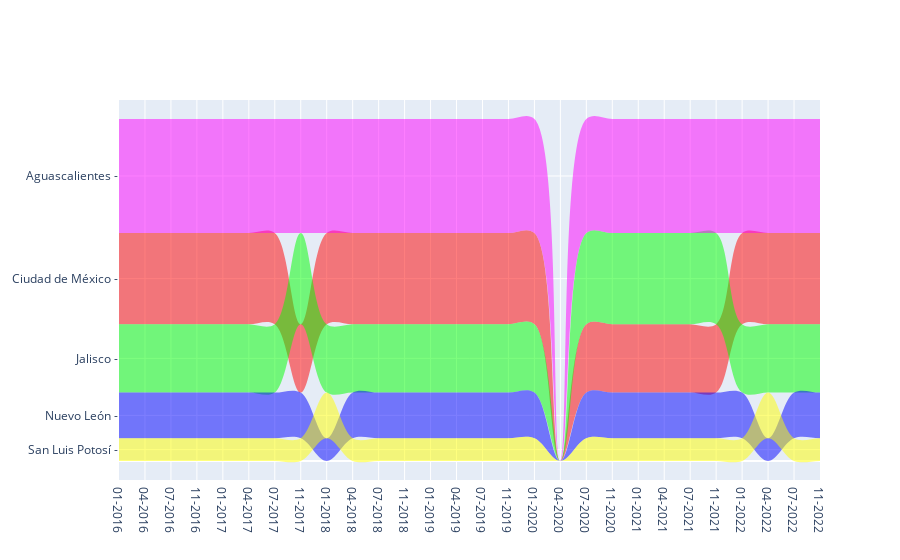

The code cell stored with this chart in its notebook:
### Markdown cell above
#### Graph Generator

### Code cell
def ribbon_chart(df, start_year=2005, end_year=2023, states=None, quarterly=False):
    """THIS FUNCTION RETURNS A PLOTLY RIBBON CHART WITH THE RANKINGS OF LABOR PPOVERTY IN MEXICO
    (1ST PLACE HAS HIGHEST POVERTY RATE) BASED ON THE FOLLOWING CUSTOM PARAMETERS:
    YEAR RANGE (START, END), PERIODICITY (QUARTERLY, YEARLY), AND STATES (LIST).
    """
    if states:
        state_cols = [j for j in df.columns.values for i in states if i.lower() in j.lower()]
        if "cdmx" in [i.lower() for i in states]:
            state_cols.append("Ciudad de México")
        df = df[state_cols]
    
    yearly_df = df_ranker(df, start_year, end_year, quarterly) # Creates year-over rankings DF
    df_limits = ribbon_limit_maker(yearly_df, start_year, end_year, quarterly) # Creates ribbon limits DF
    
    #Sets ribbon order
    x = (np.arange(yearly_df.shape[1]-1)+1).tolist()
    x_rev = x[::-1]

    fig = go.Figure()
    starting_mid = [] # Stores ribbons' mid values
    for i, state in enumerate(yearly_df.state): # Generates a ribbon for each state
        upper_col, lower_col, mid = getupperlower(df_limits, state)
        y_upper = upper_col
        y_lower = lower_col
        y_lower = y_lower[::-1]
        starting_mid.append(mid)
        fig.add_trace(go.Scatter(
            x=x+[x[-1]+1, x[-1]+1]+x_rev,
            y=y_upper+[y_upper[-1], y_lower[0]]+y_lower,
            fill='toself',
            fillcolor=color_codes[i],
            opacity=0.5,
            line_color='rgba(255,255,255,0)',
            showlegend=False,
            name=state,
            line_shape='spline'
        ))
    starting_mid.sort(reverse=True)
    end = end_year - 2005 + 1
    fig.update_yaxes( # Sets graph's Y ticks
                showticklabels=True,
                ticktext = [f"{i} -" for i in yearly_df["state"]],
                tickvals = starting_mid
                )
    fig.update_xaxes( # Sets graph's X ticks
                range=[1, len(yearly_df.columns) - 1],
                tickmode = 'array',
                showticklabels=True,
                ticktext = yearly_df.iloc[:,1:].columns.values if quarterly else [j for j in range(start_year, end_year + 1)],
                tickvals = [k for k in range(1, len(yearly_df.iloc[:,1:].columns.values) + 1)]if quarterly else [k for k in range(1, end)])
    fig.show()

# Uncomment to test
# ribbon_chart(df, start_year=2016, end_year=2022, quarterly=True, states=["cdmx", "nuevo león", "jalisco", "aguascalientes", "san luis"])

### Figure 1 — Plotly figure (JSON) as saved in the notebook; plotly's stock layout.template omitted (floating-point values rounded to 4 significant figures)
{"data": [{"fill": "toself", "fillcolor": "rgba(255, 0, 0, 128)", "line": {"color": "rgba(255,255,255,0)", "shape": "spline"}, "name": "Aguascalientes", "opacity": 0.5, "showlegend": false, "type": "scatter", "x": [1, 2, 3, 4, 5, 6, 7, 8, 9, 10, 11, 12, 13, 14, 15, 16, 17, 18, 19, 20, 21, 22, 23, 24, 25, 26, 27, 28, 29, 29, 28, 27, 26, 25, 24, 23, 22, 21, 20, 19, 18, 17, 16, 15, 14, 13, 12, 11, 10, 9, 8, 7, 6, 5, 4, 3, 2, 1], "y": [10, 10, 10, 10, 10, 10, 10, 6, 10, 10, 10, 10, 10, 10, 10, 10, 10, 0, 6, 6, 6, 6, 6, 6, 10, 10, 10, 10, 10, 6, 6, 6, 6, 6, 3, 3, 3, 3, 3, 3, 0, 6, 6, 6, 6, 6, 6, 6, 6, 6, 3, 6, 6, 6, 6, 6, 6, 6]}, {"fill": "toself", "fillcolor": "rgba(0, 255, 0, 128)", "line": {"color": "rgba(255,255,255,0)", "shape": "spline"}, "name": "Ciudad de México", "opacity": 0.5, "showlegend": false, "type": "scatter", "x": [1, 2, 3, 4, 5, 6, 7, 8, 9, 10, 11, 12, 13, 14, 15, 16, 17, 18, 19, 20, 21, 22, 23, 24, 25, 26, 27, 28, 29, 29, 28, 27, 26, 25, 24, 23, 22, 21, 20, 19, 18, 17, 16, 15, 14, 13, 12, 11, 10, 9, 8, 7, 6, 5, 4, 3, 2, 1], "y": [6, 6, 6, 6, 6, 6, 6, 10, 6, 6, 6, 6, 6, 6, 6, 6, 6, 0, 10, 10, 10, 10, 10, 10, 6, 6, 6, 6, 6, 3, 3, 3, 3, 3, 6, 6, 6, 6, 6, 6, 0, 3, 3, 3, 3, 3, 3, 3, 3, 3, 6, 3, 3, 3, 3, 3, 3, 3]}, {"fill": "toself", "fillcolor": "rgba(0, 0, 255, 128)", "line": {"color": "rgba(255,255,255,0)", "shape": "spline"}, "name": "Jalisco", "opacity": 0.5, "showlegend": false, "type": "scatter", "x": [1, 2, 3, 4, 5, 6, 7, 8, 9, 10, 11, 12, 13, 14, 15, 16, 17, 18, 19, 20, 21, 22, 23, 24, 25, 26, 27, 28, 29, 29, 28, 27, 26, 25, 24, 23, 22, 21, 20, 19, 18, 17, 16, 15, 14, 13, 12, 11, 10, 9, 8, 7, 6, 5, 4, 3, 2, 1], "y": [3, 3, 3, 3, 3, 3, 3, 3, 1, 3, 3, 3, 3, 3, 3, 3, 3, 0, 3, 3, 3, 3, 3, 3, 3, 1, 3, 3, 3, 1, 1, 1, 0, 1, 1, 1, 1, 1, 1, 1, 0, 1, 1, 1, 1, 1, 1, 1, 1, 0, 1, 1, 1, 1, 1, 1, 1, 1]}, {"fill": "toself", "fillcolor": "rgba(255, 255, 0, 128)", "line": {"color": "rgba(255,255,255,0)", "shape": "spline"}, "name": "Nuevo León", "opacity": 0.5, "showlegend": false, "type": "scatter", "x": [1, 2, 3, 4, 5, 6, 7, 8, 9, 10, 11, 12, 13, 14, 15, 16, 17, 18, 19, 20, 21, 22, 23, 24, 25, 26, 27, 28, 29, 29, 28, 27, 26, 25, 24, 23, 22, 21, 20, 19, 18, 17, 16, 15, 14, 13, 12, 11, 10, 9, 8, 7, 6, 5, 4, 3, 2, 1], "y": [1, 1, 1, 1, 1, 1, 1, 1, 3, 1, 1, 1, 1, 1, 1, 1, 1, 0, 1, 1, 1, 1, 1, 1, 1, 3, 1, 1, 1, 0, 0, 0, 1, 0, 0, 0, 0, 0, 0, 0, 0, 0, 0, 0, 0, 0, 0, 0, 0, 1, 0, 0, 0, 0, 0, 0, 0, 0]}, {"fill": "toself", "fillcolor": "rgba(255, 0, 255, 128)", "line": {"color": "rgba(255,255,255,0)", "shape": "spline"}, "name": "San Luis Potosí", "opacity": 0.5, "showlegend": false, "type": "scatter", "x": [1, 2, 3, 4, 5, 6, 7, 8, 9, 10, 11, 12, 13, 14, 15, 16, 17, 18, 19, 20, 21, 22, 23, 24, 25, 26, 27, 28, 29, 29, 28, 27, 26, 25, 24, 23, 22, 21, 20, 19, 18, 17, 16, 15, 14, 13, 12, 11, 10, 9, 8, 7, 6, 5, 4, 3, 2, 1], "y": [15, 15, 15, 15, 15, 15, 15, 15, 15, 15, 15, 15, 15, 15, 15, 15, 15, 0, 15, 15, 15, 15, 15, 15, 15, 15, 15, 15, 15, 10, 10, 10, 10, 10, 10, 10, 10, 10, 10, 10, 0, 10, 10, 10, 10, 10, 10, 10, 10, 10, 10, 10, 10, 10, 10, 10, 10, 10]}], "layout": {"xaxis": {"range": [1, 28], "showticklabels": true, "tickmode": "array", "ticktext": ["01-2016", "04-2016", "07-2016", "11-2016", "01-2017", "04-2017", "07-2017", "11-2017", "01-2018", "04-2018", "07-2018", "11-2018", "01-2019", "04-2019", "07-2019", "11-2019", "01-2020", "04-2020", "07-2020", "11-2020", "01-2021", "04-2021", "07-2021", "11-2021", "01-2022", "04-2022", "07-2022", "11-2022"], "tickvals": [1, 2, 3, 4, 5, 6, 7, 8, 9, 10, 11, 12, 13, 14, 15, 16, 17, 18, 19, 20, 21, 22, 23, 24, 25, 26, 27, 28]}, "yaxis": {"showticklabels": true, "ticktext": ["Aguascalientes -", "Ciudad de México -", "Jalisco -", "Nuevo León -", "San Luis Potosí -"], "tickvals": [12.5, 8, 4.5, 2, 0.5]}}}
